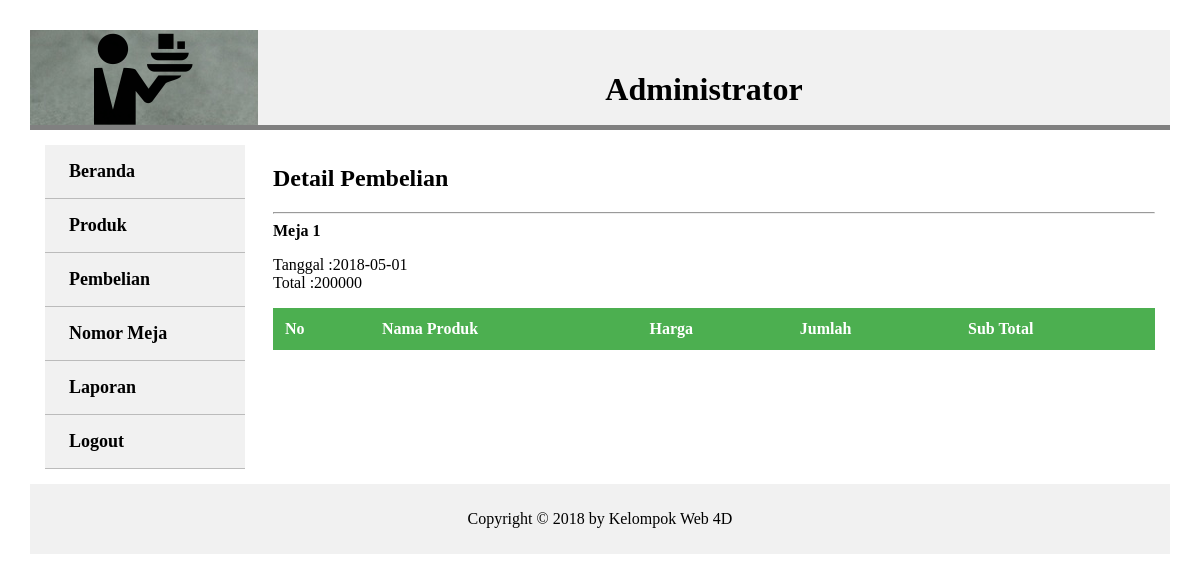
The page /trash/admin/index.php?halaman=detail&id=28 (signed in) on the database its author committed.
### tables this page shows
CREATE TABLE `pembelian` (
  `id_pembelian` int(11) NOT NULL,
  `id_meja` int(11) NOT NULL,
  `tanggal_pembelian` date NOT NULL,
  `total_pembelian` int(11) NOT NULL
);

CREATE TABLE `meja` (
  `id_meja` int(11) NOT NULL,
  `nomor_meja` varchar(20) NOT NULL
);

### trash/admin/detail.php (the view, shortened to what this page needs)
<h2>Detail Pembelian</h2>
<hr/>
<?php
$ambil = $koneksi->query("SELECT * FROM pembelian JOIN meja ON pembelian.id_meja=meja.id_meja WHERE pembelian.id_pembelian='$_GET[id]' ");
$detail = $ambil->fetch_assoc();
?>
<strong><?php echo $detail['nomor_meja']; ?></strong><br>
<p>
	Tanggal :<?php echo $detail['tanggal_pembelian'] ?><br>
	Total :<?php echo $detail['total_pembelian'] ?>
</p>
<table>
	<thead>
		<tr>
			<th>No</th>
			<th>Nama Produk</th>
			<th>Harga</th>
			<th>Jumlah</th>
			<th>Sub Total</th>
		</tr>
	</thead>
</table>

### trash/admin/style.css (style rules this page uses)
* { box-sizing: border-box; }
body { margin: 0; }
table { border-collapse: collapse; width: 100%; }
th, td { text-align: left; padding: 12px; }
th { background-color: #4CAF50; color: white; }

### rows shown on the page
pembelian: id_meja.nomor_meja "Meja 1", tanggal_pembelian "2018-05-01", total_pembelian "200000"
